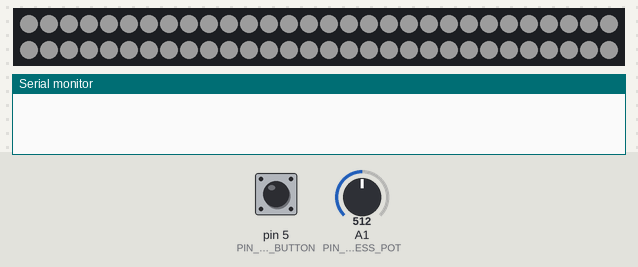
Bench run of a sketch on a simulated Arduino Uno, built with avr-gcc and run on an emulated ATmega328P. Parts: 60 RGB LEDs in strip order, left to right, continuing on the next row, the last lines printed to the serial monitor. The test bench sets the inputs (shaded band); at power-on: pin 5 (PIN_PUSH_BUTTON) LOW, A1 (PIN_BRIGHTNESS_POT) = 512. Dim RGB values are drawn brighter than linear.

Above: at 1.2 s.
1.3 s: pin 5 (PIN_PUSH_BUTTON) pulled HIGH for 3.2 s
At 4.87 s:
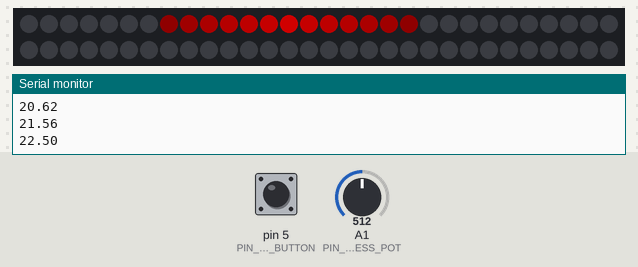
5.1 s: pin 5 (PIN_PUSH_BUTTON) pulled HIGH for 0.15 s
At 5.47 s:
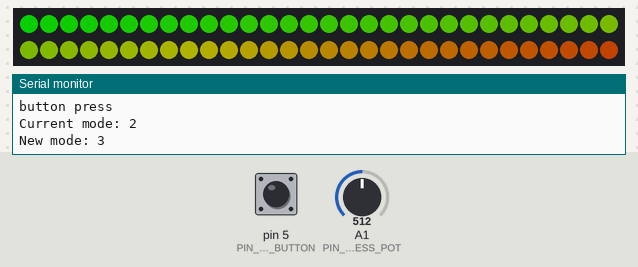
5.8 s: A1 (PIN_BRIGHTNESS_POT) set to 75
At 6.08 s:
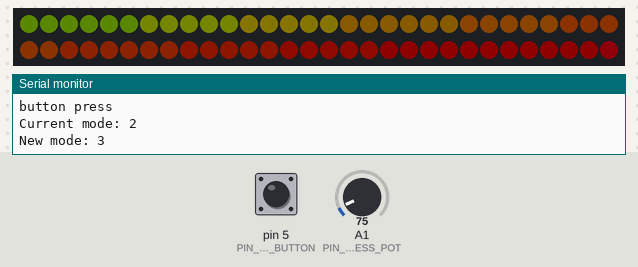
8.3 s: A1 (PIN_BRIGHTNESS_POT) set to 180
At 8.5 s:
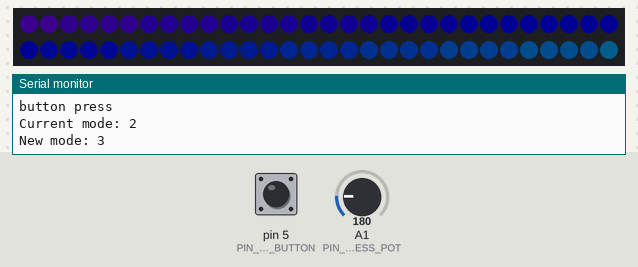
10.7 s: pin 5 (PIN_PUSH_BUTTON) pulled HIGH for 1 s
At 11.87 s:
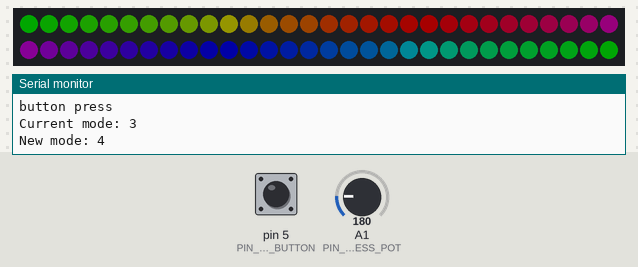
12.3 s: A1 (PIN_BRIGHTNESS_POT) set to 0
At 13.9 s:
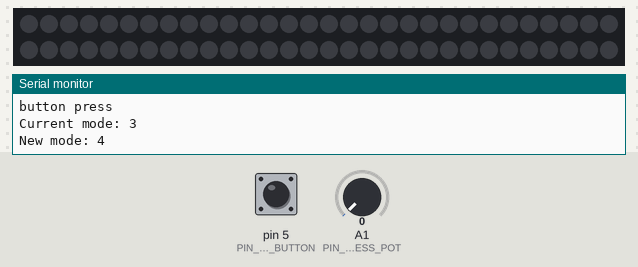
Timing chart, 0 to 14.9 s (numbered marks = the images above; inputs shaded):
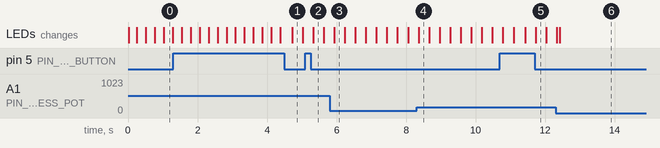

The sketch:

kitchenlightsv1.ino
```cpp
// Doug Barry 20140104111600

#include <Adafruit_NeoPixel.h>

#define DEBUG

// from http://forum.arduino.cc/index.php?topic=46900.0
#ifdef DEBUG
#define DEBUG_PRINT(x)     Serial.print (x)
#define DEBUG_PRINTDEC(x)     Serial.print (x, DEC)
#define DEBUG_PRINTLN(x)  Serial.println (x)
#else
#define DEBUG_PRINT(x)
#define DEBUG_PRINTDEC(x)
#define DEBUG_PRINTLN(x)
#endif

#define ARRAY_SIZE(x) (sizeof(x) / sizeof(x[0]))

#define NOOP() __asm__("nop\n\t")

// Number of pixels in your string
#define PIXEL_COUNT 60

// PIN connected to the DI/DO of the pixel string
#define PIN_PIXEL_DO 6
// PIN connected to the push button for mode selection
#define PIN_PUSH_BUTTON 5

// PIN connected to Brightness pot
#define PIN_BRIGHTNESS_POT 1
// calibration for pot min/max
#define BRIGHTNESS_POT_READING_MAX 1022
#define BRIGHTNESS_POT_READING_MIN 1
#define BRIGHTNESS_READINGS_BUFFER_SIZE 4
// account for log/lin?

#define MAX_LED_BRIGTHNESS 255

#define UPDATE_DELAY 10

// Parameter 1 = number of pixels in strip
// Parameter 2 = pin number (most are valid)
// Parameter 3 = pixel type flags, add together as needed:
//   NEO_KHZ800  800 KHz bitstream (most NeoPixel products w/WS2812 LEDs)
//   NEO_KHZ400  400 KHz (classic 'v1' (not v2) FLORA pixels, WS2811 drivers)
//   NEO_GRB     Pixels are wired for GRB bitstream (most NeoPixel products)
//   NEO_RGB     Pixels are wired for RGB bitstream (v1 FLORA pixels, not v2)
Adafruit_NeoPixel strip = Adafruit_NeoPixel(PIXEL_COUNT, PIN_PIXEL_DO, NEO_GRB + NEO_KHZ800);

typedef void (* PixelModeServiceFuncPtr) ();
// holdwhiteservice must be position 1;

PixelModeServiceFuncPtr pixelModeServiceFunctions[] = { fadeUpToWhiteService, holdWhiteService, knightRiderService, rainbowService, rainbowCycleService, rainbowCycleService2 }; //, hourGlassDropOutService, colourFlowFromEndService };
PixelModeServiceFuncPtr pixelModeService;

#define PIXEL_MODE_COUNT (ARRAY_SIZE(pixelModeServiceFunctions))

/*mode ideas, reversible in direction, and invertable in colours
hourglass drop out
hourglass full up
colour flow from ends
colour flow from center
colours sway
ping pong (single coloured led moving, or non-illuminated led moving)
flash colour
pulse colour (fade up, fade down)
*/

uint16_t currentPixelMode = 0;

// always a 16 bit number
// need to make sure this is acconted for in routines using it that may expect an 8 bit uint
uint8_t pixelModeCycleIndex = 0;

uint32_t preDefinedPixelColours[] = {
  strip.Color(255, 0, 0),
  strip.Color(0, 255, 0),
  strip.Color(0, 0, 255),
  strip.Color(255, 255, 0),
  strip.Color(255, 128, 0),
  strip.Color(255, 0, 255),
  strip.Color(0, 255, 255),
  strip.Color(0, 128, 255)
};

#define PREDEFINED_PIXELCOLOURS_COUNT (ARRAY_SIZE(preDefinedPixelColours))

//{
//  RED,
//  BLUE,
//  GREEN,
//  YELLOW,
//  ORANGE,
//  PURPLE,
//  PINK
//};

uint8_t currentBrightnessLevel = MAX_LED_BRIGTHNESS;

int brightnessReadings[BRIGHTNESS_READINGS_BUFFER_SIZE];
uint8_t brightnessReadingsIndex = 0;

void setup() {
  strip.begin();
  strip.show(); // Initialize all pixels to 'off'

  pinMode(PIN_PUSH_BUTTON, INPUT);

  setModeServiceRoutine();

#ifdef DEBUG
  Serial.begin(9600);
#endif

}

void loop() {

  // check for stimulous
  if (stimulousInput())
  {
    DEBUG_PRINTLN("button press");
    DEBUG_PRINT("Current mode: ");
    DEBUG_PRINTLN(currentPixelMode);
    // change pixel mode if necessary
    modeCycle();
    DEBUG_PRINT("New mode: ");
    DEBUG_PRINTLN(currentPixelMode);
  }

  // service current pixel mode
  modeService();

  updateBrightness();

}

int getBrightnessPot() {
  int brtPot = analogRead(PIN_BRIGHTNESS_POT);
  //  DEBUG_PRINT("Brightness pot: ");
  //  DEBUG_PRINTLN(brtPot);
  return brtPot;
}

void updateBrightness() {
  int reading = getBrightnessPot();
  float brt = (float)reading / (float)(BRIGHTNESS_POT_READING_MAX - BRIGHTNESS_POT_READING_MIN);

  //  DEBUG_PRINT("brt: ");
  //  DEBUG_PRINTLN(brt);

  uint8_t brightness = floor((float)MAX_LED_BRIGTHNESS * brt);

  brightnessReadings[brightnessReadingsIndex] = brightness;
  brightnessReadingsIndex++;

  if (brightnessReadingsIndex > ARRAY_SIZE(brightnessReadings)) brightnessReadingsIndex = 0;

  int brightnessAvg = 0;
  for (int i = 0; i < ARRAY_SIZE(brightnessReadings); i++)
  {
    brightnessAvg = (int)((float)(brightnessAvg + brightnessReadings[i]) / 2);
  }

  currentBrightnessLevel = brightnessAvg; //floor((float)WHITE_LEVEL_MAX * brt);

  //  DEBUG_PRINT("currentBrightnessLevel: ");
  //  DEBUG_PRINTLN(currentBrightnessLevel);

}

// takes old brightness, converts to dimmed brightness
uint8_t colourBrightness(uint8_t inputBrightness)
{
  return floor(( (float)( (float) currentBrightnessLevel / (float)MAX_LED_BRIGTHNESS) * (float)inputBrightness));
}

void modeService()
{
  // handle general purpose counter and run current pixel mode service routine
  // should probably take care of some timing here too at some point (to handle debouncing race condition)

  pixelModeCycleIndex++;

  //  if((pixelModeCycleIndex % 64) == 0)
  //  {
  //    Serial.println(pixelModeCycleIndex);
  //  }

  pixelModeService();

  // wait an appropriate amount of time
  delay(UPDATE_DELAY);
}

bool stimulousInput()
{
  if (digitalRead(PIN_PUSH_BUTTON))
  {
    // debounce
    modeService();

    if (digitalRead(PIN_PUSH_BUTTON))
    {
      // solid press, need tp wait for button release
      while (digitalRead(PIN_PUSH_BUTTON))
      {
        modeService();
      }
      return true;
    }
  }
}

// could probably macro this
void setModeServiceRoutine()
{
  pixelModeCycleIndex = 0;
  pixelModeService = pixelModeServiceFunctions[currentPixelMode];
}

void modeCycle()
{
  currentPixelMode++;
  if (currentPixelMode >= PIXEL_MODE_COUNT)
  {
    currentPixelMode = 0;
  }
  setModeServiceRoutine();
}

void knightRiderService()
{
  setAllPixelsOff(false);

  int dir;
  int pxIndex = pixelModeCycleIndex * 2;
  if(pxIndex >= 255)
  {
    pxIndex -= 255;
  }

  if ((pxIndex >= 0) && (pxIndex <= 127))
  {
    // right
    dir = 1;
  } else {
    // left
    dir = 2;
  }

  float pxCenter;

  switch (dir)
  {
    case 1:
      // right
      pxCenter = ((float)((float) pxIndex / 128) * (float) PIXEL_COUNT);
      DEBUG_PRINTLN(pxCenter);
      break;
    case 2:
      // left
      pxCenter = ((float)((float) (128 - (pxIndex - 128)) / 128) * (float) PIXEL_COUNT);
      DEBUG_PRINTLN(pxCenter);
      break;
  }

  // width of faded surround section
  int fadeWidth = 15;
  float gradient = (float)255 / ((float)fadeWidth / 2);

  for(int i = fadeWidth / 2; i >= 1 ; i--)
  {
    int px = pxCenter - i;
    strip.setPixelColor(px, colourBrightness(gradient * ((fadeWidth / 2) - i)), 0 , 0);
  }

  for(int i = 1; i <= fadeWidth / 2; i++)
  {
    int px = pxCenter + i;
    strip.setPixelColor(px, colourBrightness(gradient * ((fadeWidth / 2) - i)), 0 , 0);
  }

  strip.setPixelColor(pxCenter, colourBrightness(255), 0 , 0);

  strip.show();
}

void colourFlowFromEndService()
{
  // may be less pixels than there are colours!
  int pColourIndex = (pixelModeCycleIndex >> 4)   % PREDEFINED_PIXELCOLOURS_COUNT;

  for (uint16_t i = 0; i < strip.numPixels(); i++)
  {
    strip.setPixelColor(i, colourBrightness(preDefinedPixelColours[pColourIndex]));
    pColourIndex++;
    if (pColourIndex > PREDEFINED_PIXELCOLOURS_COUNT)
    {
      pColourIndex = 0;
    }
  }
  strip.show();
}


void hourGlassDropOutService()
{
  setAllPixelsOff(false);
  for (uint16_t i = 0; i < strip.numPixels() - (pixelModeCycleIndex >> 5); i++)
  {
    strip.setPixelColor(i, colourBrightness(MAX_LED_BRIGTHNESS), colourBrightness(MAX_LED_BRIGTHNESS), colourBrightness(MAX_LED_BRIGTHNESS));
  }
  strip.show();
}


void holdWhiteService()
{
  for (uint16_t i = 0; i < strip.numPixels(); i++)
  {
    strip.setPixelColor(i, colourBrightness(MAX_LED_BRIGTHNESS), colourBrightness(MAX_LED_BRIGTHNESS), colourBrightness(MAX_LED_BRIGTHNESS));
  }
  strip.show();
}

void fadeUpToWhiteService()
{
  uint16_t c = pixelModeCycleIndex;

  if (c > 255)
  {
    c = 255;
  }

  for (uint16_t i = 0; i < strip.numPixels(); i++)
  {
    strip.setPixelColor(i, colourBrightness(c), colourBrightness(c), colourBrightness(c));
  }
  strip.show();

  if (c >= 255)
  {
    // special case, move to holdWhiteService
    currentPixelMode = 1;
    setModeServiceRoutine();
  }

}

void setAllPixelsOff(bool flushToStrip)
{
  for (uint16_t i = 0; i < strip.numPixels(); i++)
  {
    strip.setPixelColor(i, 0, 0, 0);
  }
  if (flushToStrip) strip.show();
}

void rainbowService() {
  for (uint16_t i = 0; i < strip.numPixels(); i++) {
    strip.setPixelColor(i, Wheel((i + pixelModeCycleIndex) & 255));
  }
  strip.show();
}

// Slightly different, this makes the rainbow equally distributed throughout
void rainbowCycleService() {
  uint16_t i, j;

  //  for (j = 0; j < 256 * 5; j++) { // 5 cycles of all colors on wheel
  for (i = 0; i < strip.numPixels(); i++) {
    strip.setPixelColor(i, Wheel(((i * 256 / strip.numPixels()) + pixelModeCycleIndex) & 255));
  }
  strip.show();
  //}
}

// variant
void rainbowCycleService2() {
  uint16_t i, j;

  //  for (j = 0; j < 256 * 5; j++) { // 5 cycles of all colors on wheel
  for (i = 0; i < strip.numPixels(); i++) {
    strip.setPixelColor(i, Wheel2(((i * 256 / strip.numPixels()) + pixelModeCycleIndex) & 255));
  }
  strip.show();
  //}
}


// Input a value 0 to 255 to get a color value.
// The colours are a transition r - g - b - back to r.
uint32_t Wheel(byte WheelPos) {
  if (WheelPos < 85) {
    return strip.Color(colourBrightness(WheelPos * 3), colourBrightness(255 - WheelPos * 3), 0);
  } else if (WheelPos < 170) {
    WheelPos -= 85;
    return strip.Color(colourBrightness(255 - WheelPos * 3), 0, colourBrightness(WheelPos * 3));
  } else {
    WheelPos -= 170;
    return strip.Color(0, colourBrightness(WheelPos * 3), colourBrightness(255 - WheelPos * 3));
  }
}

uint32_t Wheel2(byte WheelPos) {
  WheelPos = 255 - WheelPos;
  if (WheelPos < 85) {
    return strip.Color(colourBrightness(255 - WheelPos * 3), 0, colourBrightness(WheelPos * 3));
  } else if (WheelPos < 170) {
    WheelPos -= 85;
    return strip.Color(0, colourBrightness(WheelPos * 3), colourBrightness(255 - WheelPos * 3));
  } else {
    WheelPos -= 170;
    return strip.Color(colourBrightness(WheelPos * 3), colourBrightness(255 - WheelPos * 3), 0);
  }
}
```

Measured:
- after the input at 1.3 s, the LEDs: first differ from a run without the input after 3.4 s (image 1)
- after the input at 5.1 s, the LEDs: change after 0.23 s (image 2)
